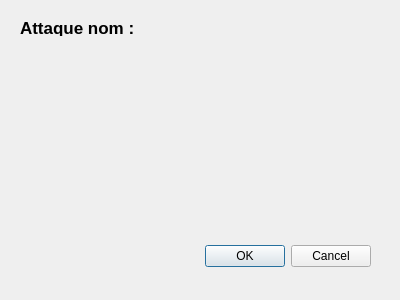
<?xml version="1.0" encoding="UTF-8"?>
<ui version="4.0">
 <class>AttaqueDialog</class>
 <widget class="QDialog" name="AttaqueDialog">
  <property name="geometry">
   <rect>
    <x>0</x>
    <y>0</y>
    <width>400</width>
    <height>300</height>
   </rect>
  </property>
  <property name="windowTitle">
   <string>Dialog</string>
  </property>
  <widget class="QDialogButtonBox" name="buttonBox">
   <property name="geometry">
    <rect>
     <x>30</x>
     <y>240</y>
     <width>341</width>
     <height>32</height>
    </rect>
   </property>
   <property name="orientation">
    <enum>Qt::Horizontal</enum>
   </property>
   <property name="standardButtons">
    <set>QDialogButtonBox::Cancel|QDialogButtonBox::Ok</set>
   </property>
  </widget>
  <widget class="QLabel" name="nomAttaque">
   <property name="geometry">
    <rect>
     <x>20</x>
     <y>20</y>
     <width>141</width>
     <height>16</height>
    </rect>
   </property>
   <property name="font">
    <font>
     <pointsize>13</pointsize>
     <weight>75</weight>
     <bold>true</bold>
    </font>
   </property>
   <property name="text">
    <string>Attaque nom :</string>
   </property>
  </widget>
 </widget>
 <resources/>
 <connections>
  <connection>
   <sender>buttonBox</sender>
   <signal>accepted()</signal>
   <receiver>AttaqueDialog</receiver>
   <slot>accept()</slot>
   <hints>
    <hint type="sourcelabel">
     <x>248</x>
     <y>254</y>
    </hint>
    <hint type="destinationlabel">
     <x>157</x>
     <y>274</y>
    </hint>
   </hints>
  </connection>
  <connection>
   <sender>buttonBox</sender>
   <signal>rejected()</signal>
   <receiver>AttaqueDialog</receiver>
   <slot>reject()</slot>
   <hints>
    <hint type="sourcelabel">
     <x>316</x>
     <y>260</y>
    </hint>
    <hint type="destinationlabel">
     <x>286</x>
     <y>274</y>
    </hint>
   </hints>
  </connection>
 </connections>
</ui>
